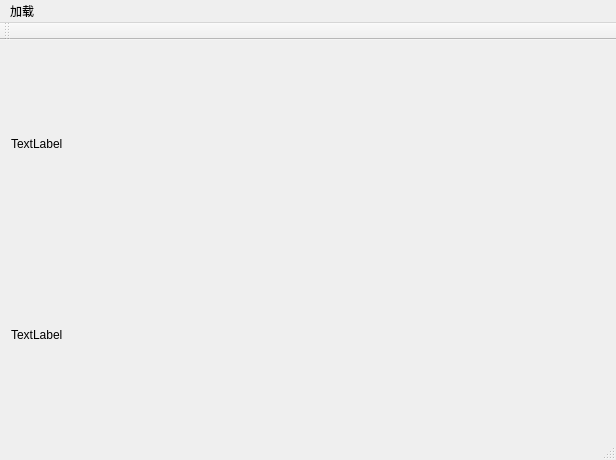
<?xml version="1.0" encoding="UTF-8"?>
<ui version="4.0">
 <class>MainWindow</class>
 <widget class="QMainWindow" name="MainWindow">
  <property name="geometry">
   <rect>
    <x>0</x>
    <y>0</y>
    <width>616</width>
    <height>460</height>
   </rect>
  </property>
  <property name="windowTitle">
   <string>MainWindow</string>
  </property>
  <widget class="QWidget" name="centralWidget">
   <layout class="QVBoxLayout" name="verticalLayout">
    <item>
     <widget class="QLabel" name="label_2">
      <property name="text">
       <string>TextLabel</string>
      </property>
     </widget>
    </item>
    <item>
     <widget class="QLabel" name="label">
      <property name="text">
       <string>TextLabel</string>
      </property>
     </widget>
    </item>
   </layout>
  </widget>
  <widget class="QMenuBar" name="menuBar">
   <property name="geometry">
    <rect>
     <x>0</x>
     <y>0</y>
     <width>616</width>
     <height>26</height>
    </rect>
   </property>
   <widget class="QMenu" name="menucaidn">
    <property name="title">
     <string>加载</string>
    </property>
    <addaction name="actionopen"/>
   </widget>
   <addaction name="menucaidn"/>
  </widget>
  <widget class="QToolBar" name="mainToolBar">
   <attribute name="toolBarArea">
    <enum>TopToolBarArea</enum>
   </attribute>
   <attribute name="toolBarBreak">
    <bool>false</bool>
   </attribute>
  </widget>
  <widget class="QStatusBar" name="statusBar"/>
  <action name="actionopen">
   <property name="text">
    <string>open</string>
   </property>
  </action>
 </widget>
 <layoutdefault spacing="6" margin="11"/>
 <resources/>
 <connections/>
</ui>
